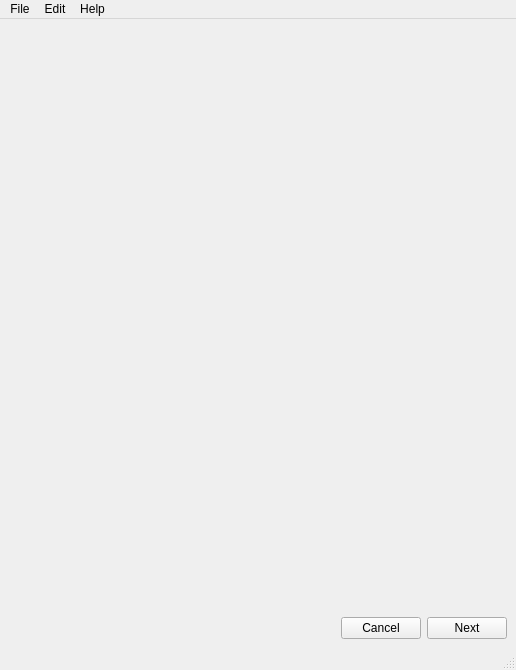
<?xml version="1.0" encoding="UTF-8"?>
<ui version="4.0">
 <class>MainWindow</class>
 <widget class="QMainWindow" name="MainWindow">
  <property name="geometry">
   <rect>
    <x>0</x>
    <y>0</y>
    <width>516</width>
    <height>670</height>
   </rect>
  </property>
  <property name="windowTitle">
   <string>MainWindow</string>
  </property>
  <widget class="QWidget" name="centralwidget">
   <layout class="QVBoxLayout" name="verticalLayout">
    <item>
     <widget class="QStackedWidget" name="stackedWidget"/>
    </item>
    <item>
     <layout class="QHBoxLayout" name="horizontalLayout">
      <item>
       <spacer name="horizontalSpacer">
        <property name="orientation">
         <enum>Qt::Horizontal</enum>
        </property>
        <property name="sizeHint" stdset="0">
         <size>
          <width>148</width>
          <height>20</height>
         </size>
        </property>
       </spacer>
      </item>
      <item>
       <widget class="QPushButton" name="btnCancel">
        <property name="text">
         <string>Cancel</string>
        </property>
        <property name="iconSize">
         <size>
          <width>26</width>
          <height>26</height>
         </size>
        </property>
       </widget>
      </item>
      <item>
       <widget class="QPushButton" name="btnNext">
        <property name="text">
         <string>Next</string>
        </property>
        <property name="iconSize">
         <size>
          <width>26</width>
          <height>26</height>
         </size>
        </property>
        <property name="flat">
         <bool>false</bool>
        </property>
       </widget>
      </item>
     </layout>
    </item>
   </layout>
  </widget>
  <widget class="QMenuBar" name="menubar">
   <property name="geometry">
    <rect>
     <x>0</x>
     <y>0</y>
     <width>516</width>
     <height>29</height>
    </rect>
   </property>
   <widget class="QMenu" name="menuFile">
    <property name="title">
     <string>File</string>
    </property>
    <addaction name="actionNew_template"/>
    <addaction name="actionNext"/>
    <addaction name="actionClose"/>
   </widget>
   <widget class="QMenu" name="menuHelp">
    <property name="title">
     <string>Help</string>
    </property>
    <addaction name="actionTemplate_Folder"/>
    <addaction name="actionAbout"/>
    <addaction name="actionHelp"/>
   </widget>
   <widget class="QMenu" name="menuEdit">
    <property name="title">
     <string>Edit</string>
    </property>
    <addaction name="actionPreferences"/>
   </widget>
   <addaction name="menuFile"/>
   <addaction name="menuEdit"/>
   <addaction name="menuHelp"/>
  </widget>
  <widget class="QStatusBar" name="statusbar"/>
  <action name="actionNew_template">
   <property name="text">
    <string>New template</string>
   </property>
   <property name="shortcut">
    <string>Ctrl++</string>
   </property>
  </action>
  <action name="actionAbout">
   <property name="text">
    <string>About</string>
   </property>
  </action>
  <action name="actionHelp">
   <property name="text">
    <string>Help</string>
   </property>
  </action>
  <action name="actionNext">
   <property name="text">
    <string>Next</string>
   </property>
   <property name="shortcut">
    <string>Right</string>
   </property>
  </action>
  <action name="actionClose">
   <property name="text">
    <string>Close</string>
   </property>
   <property name="shortcut">
    <string>Ctrl+Q</string>
   </property>
  </action>
  <action name="actionTemplate_Folder">
   <property name="text">
    <string>Template Folder</string>
   </property>
   <property name="shortcut">
    <string>Ctrl+,</string>
   </property>
  </action>
  <action name="actionPreferences">
   <property name="text">
    <string>Preferences</string>
   </property>
  </action>
 </widget>
 <resources/>
 <connections/>
</ui>
